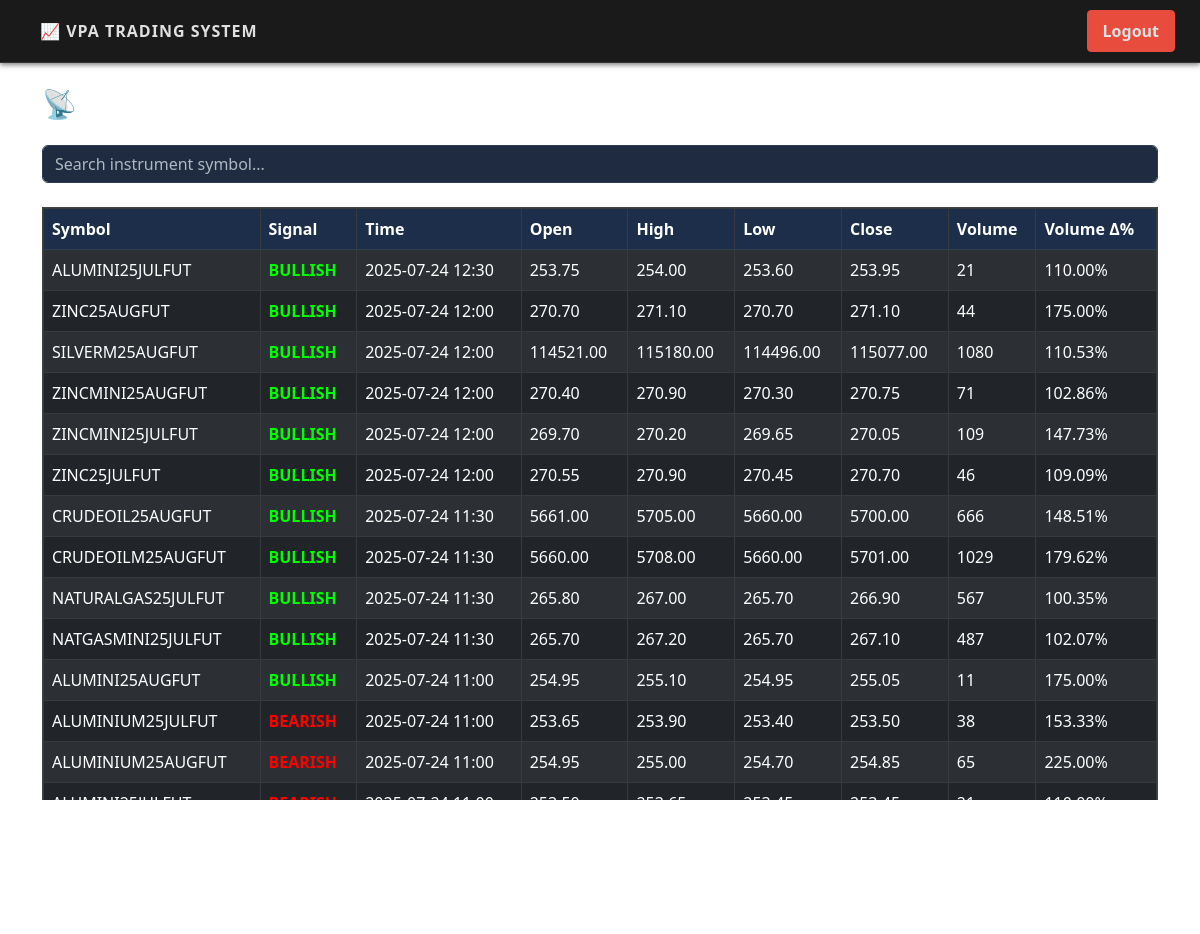
Page /signals (signed in) on the committed database.
### tables this page shows
CREATE TABLE signals (
    id INTEGER PRIMARY KEY AUTOINCREMENT,
    symbol TEXT,
    signal_type TEXT,
    signal_time TEXT,
    open REAL,
    high REAL,
    low REAL,
    close REAL,
    volume REAL,
    volume_delta REAL
);

### app_vpa.py (the view)
@app.route("/signals")
@login_required("MCX_FNO")
def view_signals():
    conn = sqlite3.connect('signals.db')
    conn.row_factory = sqlite3.Row
    cursor = conn.cursor()
    today = datetime.now().strftime("%Y-%m-%d")
    cursor.execute("""
        SELECT * FROM signals
        WHERE DATE(signal_time) = ?
        ORDER BY signal_time DESC
    """, (today,))
    rows = cursor.fetchall()
    conn.close()
    return render_template("signals.html", signals=rows)

### admin_routes.py (called while the page is built)
@admin_bp.before_app_request
def restrict_admin_pages():
    if request.path.startswith('/admin') and not session.get('user_type') == 'ADMIN':
        return redirect(url_for('login'))

### app_vpa.py (called while the page is built)
def login_required(role=None):
    def wrapper(func):
        @wraps(func)
        def secure_view(*args, **kwargs):
            if 'username' not in session:
                flash("🔒 Please login to access this page", "warning")
                return redirect(url_for('login'))
            if role:
                roles = session.get('roles', {})
                if roles.get(role) != 'Y':
                    flash(f"🚫 Access denied: Missing permission '{role}'", "danger")
                    return redirect(url_for('index'))
            return func(*args, **kwargs)
        return secure_view
    return wrapper

@app.before_request
def extend_session():
    session.permanent = True

### templates/signals.html (shortened to what this page needs)
<!DOCTYPE html>
<html lang="en">
<head>
    <link href="https://cdn.jsdelivr.net/npm/bootstrap@5.3.0/dist/css/bootstrap.min.css" rel="stylesheet">
    <link href="{{ url_for('static', filename='css/stock-theme.css') }}" rel="stylesheet">
</head>
<body>
    <nav class="navbar navbar-expand-lg  px-10">
        <a class="navbar-brand fw-bold" href="/dashboard">📈 VPA Trading System</a>
        <div class="ms-auto">
            <a href="/logout" class="btn btn-danger">Logout</a>
        </div>
    </nav>
    <div class="container py-4">
        <div class="d-flex justify-content-between align-items-center mb-3 text-white">
            <h3>📡 Live MCX FNO Signal Dashboard</h3>
        </div>
        <input type="text" id="searchInput" class="form-control mb-3" placeholder="Search instrument symbol...">
        <div class="table-container mt-4">
        <table class="table table-dark table-striped table-bordered fixed-header" id="signalsTable">
            <thead>
                <tr>
                    <th>Symbol</th>
                    <th>Signal</th>
                    <th>Time</th>
                    <th>Open</th>
                    <th>High</th>
                    <th>Low</th>
                    <th>Close</th>
                    <th>Volume</th>
                    <th>Volume Δ%</th>
                </tr>
            </thead>
            <tbody>
                {% if signals %}
                {% for row in signals %}
                <tr>
                    <td>{{ row.symbol }}</td>
                    <td>
                        <strong style="color: {{ 'lime' if row.signal_type == 'BULLISH' else 'red' }}">
                            {{ row.signal_type }}
                        </strong>
                    </td>
                    <td>{{ row.signal_time[:16] }}</td>
                    <td>{{ "%.2f"|format(row.open) }}</td>
                    <td>{{ "%.2f"|format(row.high) }}</td>
                    <td>{{ "%.2f"|format(row.low) }}</td>
                    <td>{{ "%.2f"|format(row.close) }}</td>
                    <td>{{ "%.0f"|format(row.volume) }}</td>
                    <td>{{ "%.2f"|format(row.volume_delta) }}%</td>
                </tr>
                {% endfor %}
                {% else %}
                <tr>
                    <td colspan="9" class="text-center">No signals available for today.</td>
                </tr>
                {% endif %}
            </tbody>
        </table>
        </div>
        <p class="text-muted small mt-3">Page auto-refreshes every 15 seconds.</p>
    </div>
</body>
</html>

### static/css/stock-theme.css (style rules this page uses)
body, html { overflow: hidden; }
body { height: 100vh; width: 100vw; }
.navbar { background-color: #1a1a1a; border-bottom: 1px solid #333; padding: 10px 20px; display: flex; justify-content: space-between; align-items: center; font-family: 'Segoe UI', 'Roboto', sans-serif; box-shadow: 0 2px 5px rgba(0, 0, 0, 0.5); }
.navbar a { color: #e0e0e0; text-decoration: none; padding: 8px 15px; margin: 0 5px; font-size: 1rem; transition: all 0.3s ease; }
.navbar-brand { color: #00e676; font-size: 5rem; font-weight: bold; text-transform: uppercase; letter-spacing: 1px; }
.table-container { max-height: 700px; overflow-y: auto; border: 1px solid #444; }
.fixed-header thead th { position: sticky; top: 0; background-color: #1e1e1e; z-index: 2; color: #fff; border-bottom: 2px solid #666; }
.fixed-header thead th { box-shadow: 0 2px 4px rgba(0,0,0,0.5); }
.table { background-color: #1b2738; color: #e0e0e0; border-collapse: collapse; }
.table thead th { background-color: #1c2e4a; color: #ffffff; border-bottom: 1px solid #2c3e50; }
.table td, .table th { padding: 8px; }
.btn { border-radius: 4px; font-weight: 600; }
.btn-danger { background-color: #e74c3c; border-color: #e74c3c; }
input, select, textarea { background-color: #1e2b40 !important; border: 1px solid #2c3e50 !important; color: #ffffff !important; }
input::placeholder { color: #b0b8c1 !important; }

### rows in the picture
signals: symbol "ALUMINI25JULFUT", signal_type "BULLISH", signal_time "2025-07-24 12:30", open "253.75", high "254.00", low "253.60", close "253.95", volume "21", volume_delta "110.00"
signals: symbol "ZINC25AUGFUT", signal_type "BULLISH", signal_time "2025-07-24 12:00", open "270.70", high "271.10", low "270.70", close "271.10", volume "44", volume_delta "175.00"
signals: symbol "SILVERM25AUGFUT", signal_type "BULLISH", signal_time "2025-07-24 12:00", open "114521.00", high "115180.00", low "114496.00", close "115077.00", volume "1080", volume_delta "110.53"
signals: symbol "ZINCMINI25AUGFUT", signal_type "BULLISH", signal_time "2025-07-24 12:00", open "270.40", high "270.90", low "270.30", close "270.75", volume "71", volume_delta "102.86"
signals: symbol "ZINCMINI25JULFUT", signal_type "BULLISH", signal_time "2025-07-24 12:00", open "269.70", high "270.20", low "269.65", close "270.05", volume "109", volume_delta "147.73"
signals: symbol "ZINC25JULFUT", signal_type "BULLISH", signal_time "2025-07-24 12:00", open "270.55", high "270.90", low "270.45", close "270.70", volume "46", volume_delta "109.09"
signals: symbol "CRUDEOIL25AUGFUT", signal_type "BULLISH", signal_time "2025-07-24 11:30", open "5661.00", high "5705.00", low "5660.00", close "5700.00", volume "666", volume_delta "148.51"
signals: symbol "CRUDEOILM25AUGFUT", signal_type "BULLISH", signal_time "2025-07-24 11:30", open "5660.00", high "5708.00", low "5660.00", close "5701.00", volume "1029", volume_delta "179.62"
signals: symbol "NATURALGAS25JULFUT", signal_type "BULLISH", signal_time "2025-07-24 11:30", open "265.80", high "267.00", low "265.70", close "266.90", volume "567", volume_delta "100.35"
signals: symbol "NATGASMINI25JULFUT", signal_type "BULLISH", signal_time "2025-07-24 11:30", open "265.70", high "267.20", low "265.70", close "267.10", volume "487", volume_delta "102.07"
signals: symbol "ALUMINI25AUGFUT", signal_type "BULLISH", signal_time "2025-07-24 11:00", open "254.95", high "255.10", low "254.95", close "255.05", volume "11", volume_delta "175.00"
signals: symbol "ALUMINIUM25JULFUT", signal_type "BEARISH", signal_time "2025-07-24 11:00", open "253.65", high "253.90", low "253.40", close "253.50", volume "38", volume_delta "153.33"
signals: symbol "ALUMINIUM25AUGFUT", signal_type "BEARISH", signal_time "2025-07-24 11:00", open "254.95", high "255.00", low "254.70", close "254.85", volume "65", volume_delta "225.00"
